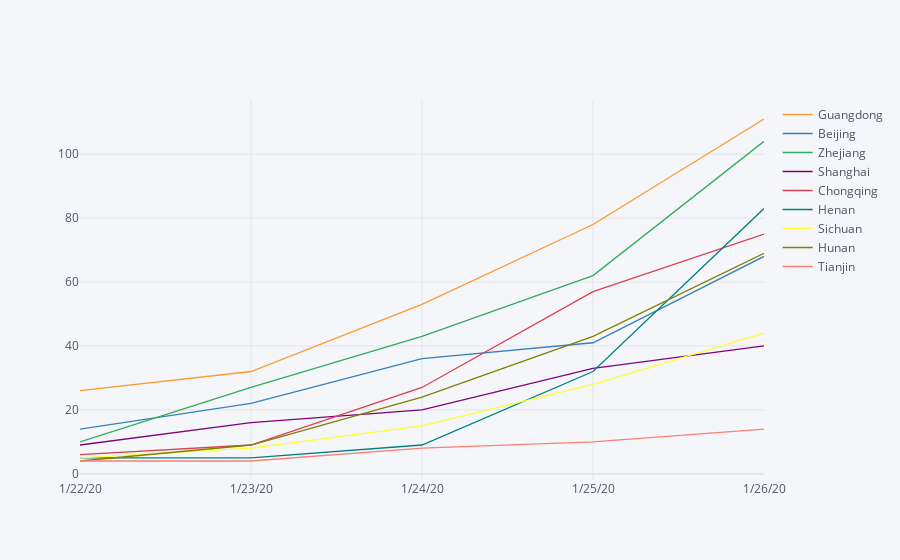

Here is the notebook cell this chart was saved with:
### Code cell
(covid_timeSeries.train_datas >>
        df.filter_by(X.iloc[:,1]=="China") >>
        df.select(0,df.columns_from(4)) >> 
       df.arrange(df.desc(X.iloc[:,1])) |
        __.set_index(__.columns[0])
).T.iloc[:5,1:10].iplot(asFigure=True).update_layout()#yaxis_type="log",

### Figure 1 — Plotly figure (JSON) as saved in the notebook; plotly's stock layout.template omitted (floating-point values rounded to 4 significant figures)
{"data": [{"line": {"color": "rgba(255, 153, 51, 1.0)", "dash": "solid", "shape": "linear", "width": 1.3}, "mode": "lines", "name": "Guangdong", "text": "", "type": "scatter", "x": ["1/22/20", "1/23/20", "1/24/20", "1/25/20", "1/26/20"], "y": [26, 32, 53, 78, 111]}, {"line": {"color": "rgba(55, 128, 191, 1.0)", "dash": "solid", "shape": "linear", "width": 1.3}, "mode": "lines", "name": "Beijing", "text": "", "type": "scatter", "x": ["1/22/20", "1/23/20", "1/24/20", "1/25/20", "1/26/20"], "y": [14, 22, 36, 41, 68]}, {"line": {"color": "rgba(50, 171, 96, 1.0)", "dash": "solid", "shape": "linear", "width": 1.3}, "mode": "lines", "name": "Zhejiang", "text": "", "type": "scatter", "x": ["1/22/20", "1/23/20", "1/24/20", "1/25/20", "1/26/20"], "y": [10, 27, 43, 62, 104]}, {"line": {"color": "rgba(128, 0, 128, 1.0)", "dash": "solid", "shape": "linear", "width": 1.3}, "mode": "lines", "name": "Shanghai", "text": "", "type": "scatter", "x": ["1/22/20", "1/23/20", "1/24/20", "1/25/20", "1/26/20"], "y": [9, 16, 20, 33, 40]}, {"line": {"color": "rgba(219, 64, 82, 1.0)", "dash": "solid", "shape": "linear", "width": 1.3}, "mode": "lines", "name": "Chongqing", "text": "", "type": "scatter", "x": ["1/22/20", "1/23/20", "1/24/20", "1/25/20", "1/26/20"], "y": [6, 9, 27, 57, 75]}, {"line": {"color": "rgba(0, 128, 128, 1.0)", "dash": "solid", "shape": "linear", "width": 1.3}, "mode": "lines", "name": "Henan", "text": "", "type": "scatter", "x": ["1/22/20", "1/23/20", "1/24/20", "1/25/20", "1/26/20"], "y": [5, 5, 9, 32, 83]}, {"line": {"color": "rgba(255, 255, 51, 1.0)", "dash": "solid", "shape": "linear", "width": 1.3}, "mode": "lines", "name": "Sichuan", "text": "", "type": "scatter", "x": ["1/22/20", "1/23/20", "1/24/20", "1/25/20", "1/26/20"], "y": [5, 8, 15, 28, 44]}, {"line": {"color": "rgba(128, 128, 0, 1.0)", "dash": "solid", "shape": "linear", "width": 1.3}, "mode": "lines", "name": "Hunan", "text": "", "type": "scatter", "x": ["1/22/20", "1/23/20", "1/24/20", "1/25/20", "1/26/20"], "y": [4, 9, 24, 43, 69]}, {"line": {"color": "rgba(251, 128, 114, 1.0)", "dash": "solid", "shape": "linear", "width": 1.3}, "mode": "lines", "name": "Tianjin", "text": "", "type": "scatter", "x": ["1/22/20", "1/23/20", "1/24/20", "1/25/20", "1/26/20"], "y": [4, 4, 8, 10, 14]}], "layout": {"legend": {"bgcolor": "#F5F6F9", "font": {"color": "#4D5663"}}, "paper_bgcolor": "#F5F6F9", "plot_bgcolor": "#F5F6F9", "title": {"font": {"color": "#4D5663"}}, "xaxis": {"gridcolor": "#E1E5ED", "showgrid": true, "tickfont": {"color": "#4D5663"}, "title": {"font": {"color": "#4D5663"}, "text": ""}, "zerolinecolor": "#E1E5ED"}, "yaxis": {"gridcolor": "#E1E5ED", "showgrid": true, "tickfont": {"color": "#4D5663"}, "title": {"font": {"color": "#4D5663"}, "text": ""}, "zerolinecolor": "#E1E5ED"}}}
